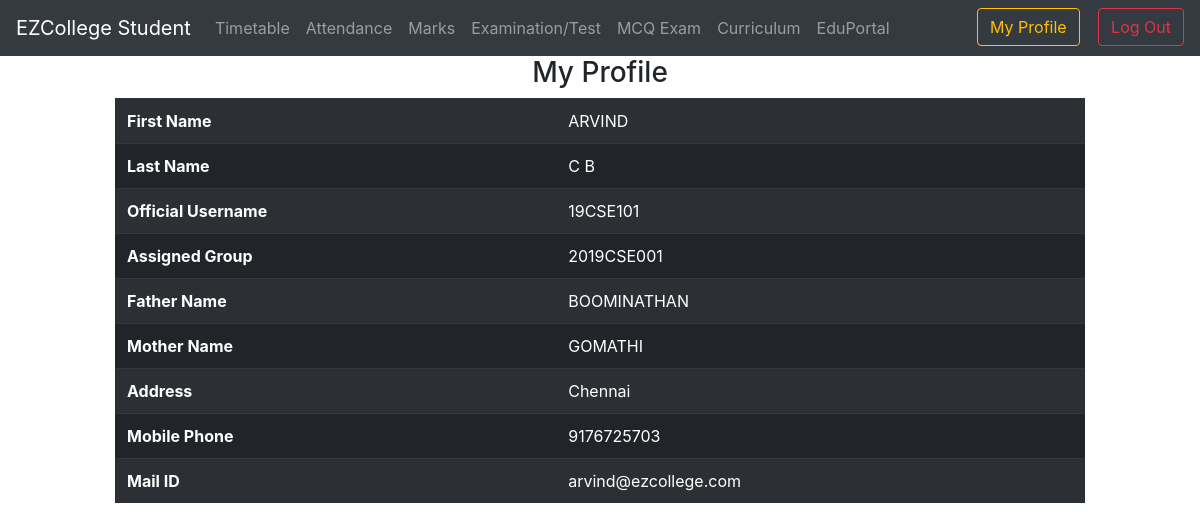
Page /acadportal/student/myprofile.php (signed in) on the committed database.
### tables this page shows
CREATE TABLE `student` (
  `id` int(11) NOT NULL,
  `firstname` longtext NOT NULL,
  `lastname` longtext NOT NULL,
  `username` longtext NOT NULL,
  `groupid` varchar(100) NOT NULL,
  `fathername` longtext NOT NULL,
  `mothername` longtext NOT NULL,
  `address` longtext NOT NULL,
  `phone` longtext NOT NULL,
  `email` longtext NOT NULL
);

### acadportal/student/myprofile.php (the view, shortened to what this page needs)
<html>
	<head>
		<?php include "navbar.php" ?>
	</head>
	<body>
		<?php
			$user = $_SESSION['username'];
			$res=$con->query("SELECT * FROM student WHERE username='$user'");
		?>
		<center>
		<div class="col-10">
			<h3>My Profile</h3>
		<table class="table table-striped table-dark table-hover">
			<?php while($rows=$res->fetch_assoc()){ ?>
			<tr>
				<th>First Name</th>
				<td><?php echo $rows['firstname'] ?>
			</tr>
			<tr>
				<th>Last Name</th>
				<td><?php echo $rows['lastname'] ?>
			</tr>
			<tr>
				<th>Official Username</th>
				<td><?php echo $rows['username'] ?>
			</tr>
			<tr>
				<th>Assigned Group</th>
				<td><?php echo $rows['groupid'] ?>
			</tr>
			<tr>
				<th>Father Name</th>
				<td><?php echo $rows['fathername'] ?>
			</tr>
			<tr>
				<th>Mother Name</th>
				<td><?php echo $rows['mothername'] ?>
			</tr>
			<tr>
				<th>Address</th>
				<td><?php echo $rows['address'] ?>
			</tr>
			<tr>
				<th>Mobile Phone</th>
				<td><?php echo $rows['phone'] ?>
			</tr>
			<tr>
				<th>Mail ID</th>
				<td><?php echo $rows['email'] ?>
			</tr>
			<?php } ?>
		</table>
		</div>
		</center>
	</body>
</html>

### rows in the picture
student: firstname "ARVIND", lastname "C B", username "19CSE101", groupid "2019CSE001", fathername "BOOMINATHAN", mothername "GOMATHI", address "Chennai", phone "9176725703", email "arvind@ezcollege.com"
